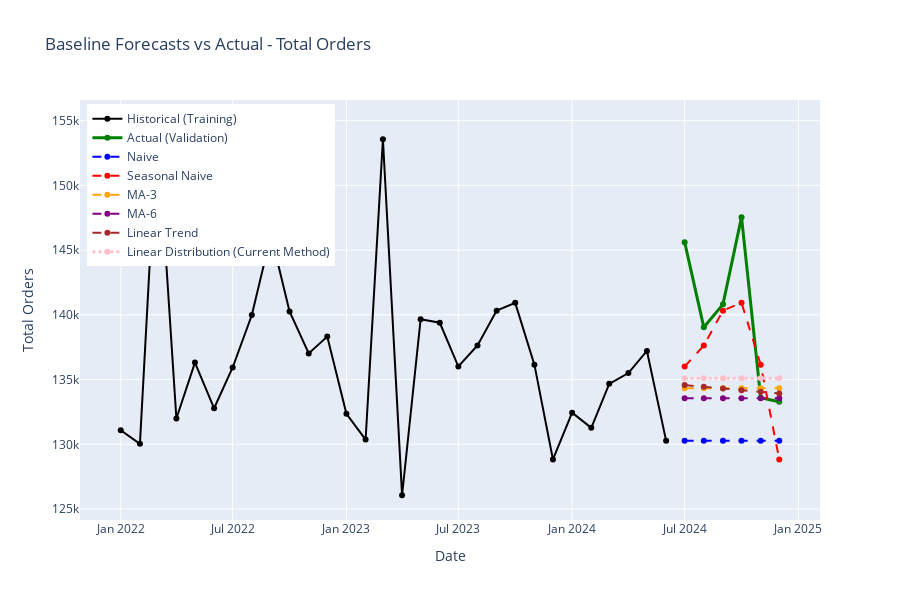
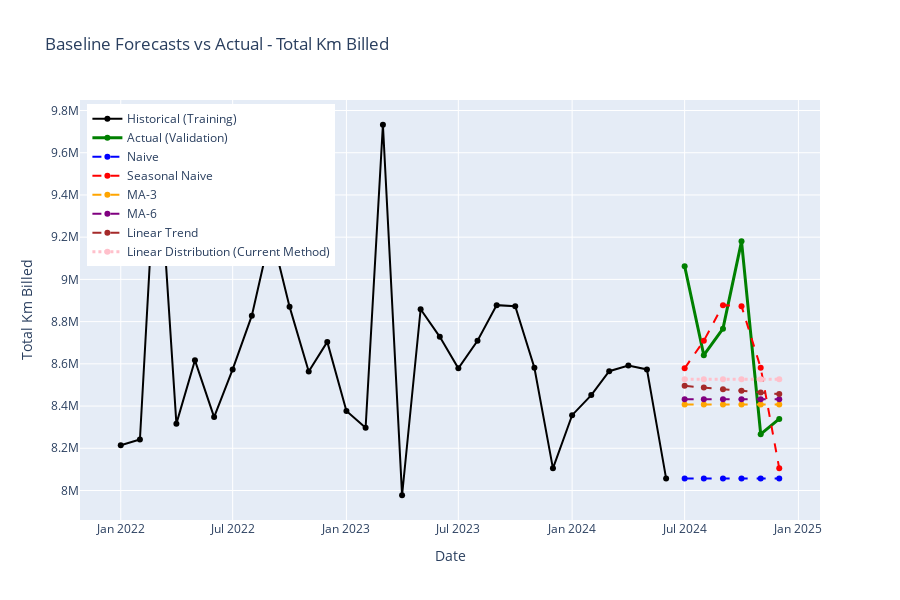
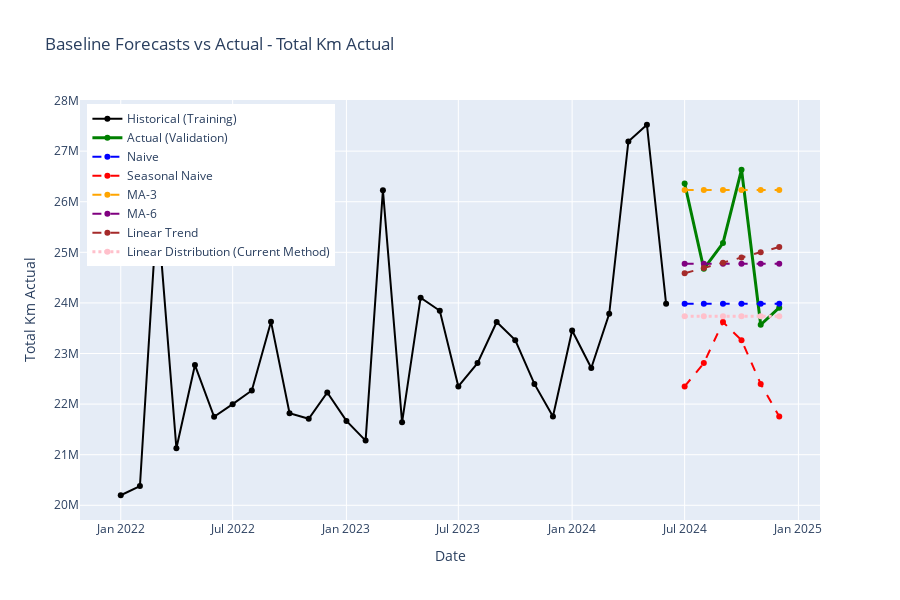
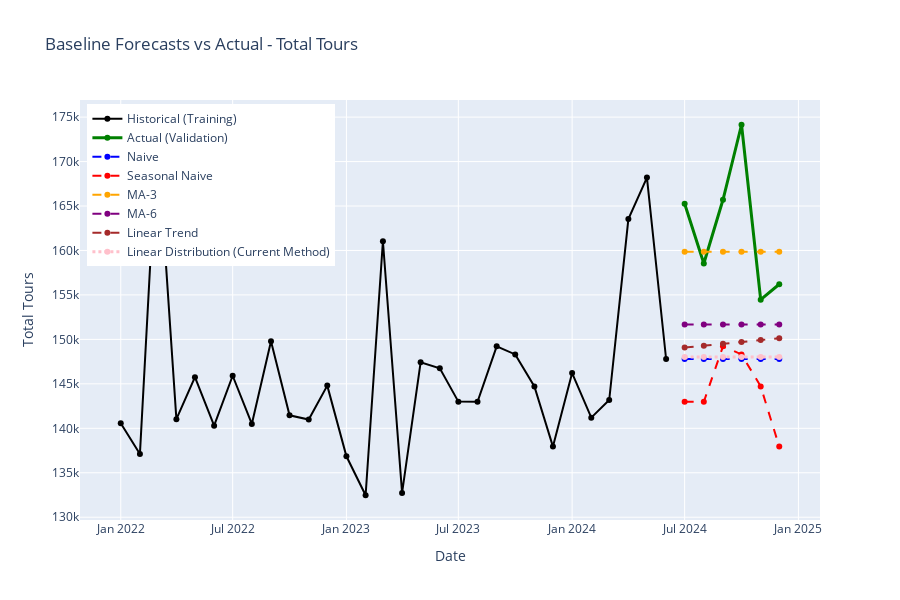

These figures' notebook cell, in order:
### Markdown cell above
## Section 8: Visualization

Plot actual vs forecasted values for each baseline method.

### Code cell
# Create comparison charts for each metric
for metric in target_metrics:
    fig = go.Figure()
    
    # Historical data (training)
    fig.add_trace(
        go.Scatter(
            x=train_df['date'],
            y=train_df[metric],
            mode='lines+markers',
            name='Historical (Training)',
            line=dict(color='black', width=2)
        )
    )
    
    # Actual validation values
    fig.add_trace(
        go.Scatter(
            x=val_df['date'],
            y=val_df[metric],
            mode='lines+markers',
            name='Actual (Validation)',
            line=dict(color='green', width=3)
        )
    )
    
    # Baseline forecasts
    colors = ['blue', 'red', 'orange', 'purple', 'brown', 'pink']
    for i, (model_name, forecasts) in enumerate(all_forecasts.items()):
        # Highlight Current Method with different line style
        line_style = dict(color=colors[i], width=3 if 'Current Method' in model_name else 2, 
                          dash='dot' if 'Current Method' in model_name else 'dash')
        
        fig.add_trace(
            go.Scatter(
                x=val_df['date'],
                y=forecasts[metric],
                mode='lines+markers',
                name=model_name,
                line=line_style
            )
        )
    
    fig.update_layout(
        title=f"Baseline Forecasts vs Actual - {metric.replace('_', ' ').title()}",
        xaxis_title="Date",
        yaxis_title=metric.replace('_', ' ').title(),
        height=600,
        hovermode='x unified',
        legend=dict(x=0.01, y=0.99)
    )
    
    fig.show()
    
    # Save to results
    results_dir = Path('../results')
    results_dir.mkdir(exist_ok=True)
    fig.write_html(results_dir / f'baseline_forecasts_{metric}.html')
    print(f"\n✓ Saved chart: results/baseline_forecasts_{metric}.html")

### Figure 1 — Plotly figure (JSON) as saved in the notebook; plotly's stock layout.template omitted (floating-point values rounded to 4 significant figures)
{"data": [{"line": {"color": "black", "width": 2}, "mode": "lines+markers", "name": "Historical (Training)", "type": "scatter", "x": ["2022-01-01T00:00:00", "2022-02-01T00:00:00", "2022-03-01T00:00:00", "2022-04-01T00:00:00", "2022-05-01T00:00:00", "2022-06-01T00:00:00", "2022-07-01T00:00:00", "2022-08-01T00:00:00", "2022-09-01T00:00:00", "2022-10-01T00:00:00", "2022-11-01T00:00:00", "2022-12-01T00:00:00", "2023-01-01T00:00:00", "2023-02-01T00:00:00", "2023-03-01T00:00:00", "2023-04-01T00:00:00", "2023-05-01T00:00:00", "2023-06-01T00:00:00", "2023-07-01T00:00:00", "2023-08-01T00:00:00", "2023-09-01T00:00:00", "2023-10-01T00:00:00", "2023-11-01T00:00:00", "2023-12-01T00:00:00", "2024-01-01T00:00:00", "2024-02-01T00:00:00", "2024-03-01T00:00:00", "2024-04-01T00:00:00", "2024-05-01T00:00:00", "2024-06-01T00:00:00"], "y": [131085, 130036, 154679, 131993, 136308, 132782, 135932, 139980, 146175, 140265, 137021, 138323, 132354, 130364, 153564, 126065, 139657, 139388, 136007, 137631, 140323, 140925, 136153, 128830, 132440, 131269, 134670, 135502, 137209, 130283]}, {"line": {"color": "green", "width": 3}, "mode": "lines+markers", "name": "Actual (Validation)", "type": "scatter", "x": ["2024-07-01T00:00:00", "2024-08-01T00:00:00", "2024-09-01T00:00:00", "2024-10-01T00:00:00", "2024-11-01T00:00:00", "2024-12-01T00:00:00"], "y": [145610, 139036, 140808, 147542, 133588, 133293]}, {"line": {"color": "blue", "dash": "dash", "width": 2}, "mode": "lines+markers", "name": "Naive", "type": "scatter", "x": ["2024-07-01T00:00:00", "2024-08-01T00:00:00", "2024-09-01T00:00:00", "2024-10-01T00:00:00", "2024-11-01T00:00:00", "2024-12-01T00:00:00"], "y": [130283, 130283, 130283, 130283, 130283, 130283]}, {"line": {"color": "red", "dash": "dash", "width": 2}, "mode": "lines+markers", "name": "Seasonal Naive", "type": "scatter", "x": ["2024-07-01T00:00:00", "2024-08-01T00:00:00", "2024-09-01T00:00:00", "2024-10-01T00:00:00", "2024-11-01T00:00:00", "2024-12-01T00:00:00"], "y": [136007, 137631, 140323, 140925, 136153, 128830]}, {"line": {"color": "orange", "dash": "dash", "width": 2}, "mode": "lines+markers", "name": "MA-3", "type": "scatter", "x": ["2024-07-01T00:00:00", "2024-08-01T00:00:00", "2024-09-01T00:00:00", "2024-10-01T00:00:00", "2024-11-01T00:00:00", "2024-12-01T00:00:00"], "y": [134300.0, 134300.0, 134300.0, 134300.0, 134300.0, 134300.0]}, {"line": {"color": "purple", "dash": "dash", "width": 2}, "mode": "lines+markers", "name": "MA-6", "type": "scatter", "x": ["2024-07-01T00:00:00", "2024-08-01T00:00:00", "2024-09-01T00:00:00", "2024-10-01T00:00:00", "2024-11-01T00:00:00", "2024-12-01T00:00:00"], "y": [133600.0, 133600.0, 133600.0, 133600.0, 133600.0, 133600.0]}, {"line": {"color": "brown", "dash": "dash", "width": 2}, "mode": "lines+markers", "name": "Linear Trend", "type": "scatter", "x": ["2024-07-01T00:00:00", "2024-08-01T00:00:00", "2024-09-01T00:00:00", "2024-10-01T00:00:00", "2024-11-01T00:00:00", "2024-12-01T00:00:00"], "y": [134600.0, 134400.0, 134300.0, 134200.0, 134100.0, 133900.0]}, {"line": {"color": "pink", "dash": "dot", "width": 3}, "mode": "lines+markers", "name": "Linear Distribution (Current Method)", "type": "scatter", "x": ["2024-07-01T00:00:00", "2024-08-01T00:00:00", "2024-09-01T00:00:00", "2024-10-01T00:00:00", "2024-11-01T00:00:00", "2024-12-01T00:00:00"], "y": [135100.0, 135100.0, 135100.0, 135100.0, 135100.0, 135100.0]}], "layout": {"height": 600, "hovermode": "x unified", "legend": {"x": 0.01, "y": 0.99}, "title": {"text": "Baseline Forecasts vs Actual - Total Orders"}, "xaxis": {"title": {"text": "Date"}}, "yaxis": {"title": {"text": "Total Orders"}}}}

### Figure 2 — Plotly figure (JSON) as saved in the notebook; plotly's stock layout.template omitted (floating-point values rounded to 4 significant figures)
{"data": [{"line": {"color": "black", "width": 2}, "mode": "lines+markers", "name": "Historical (Training)", "type": "scatter", "x": ["2022-01-01T00:00:00", "2022-02-01T00:00:00", "2022-03-01T00:00:00", "2022-04-01T00:00:00", "2022-05-01T00:00:00", "2022-06-01T00:00:00", "2022-07-01T00:00:00", "2022-08-01T00:00:00", "2022-09-01T00:00:00", "2022-10-01T00:00:00", "2022-11-01T00:00:00", "2022-12-01T00:00:00", "2023-01-01T00:00:00", "2023-02-01T00:00:00", "2023-03-01T00:00:00", "2023-04-01T00:00:00", "2023-05-01T00:00:00", "2023-06-01T00:00:00", "2023-07-01T00:00:00", "2023-08-01T00:00:00", "2023-09-01T00:00:00", "2023-10-01T00:00:00", "2023-11-01T00:00:00", "2023-12-01T00:00:00", "2024-01-01T00:00:00", "2024-02-01T00:00:00", "2024-03-01T00:00:00", "2024-04-01T00:00:00", "2024-05-01T00:00:00", "2024-06-01T00:00:00"], "y": [8215000.0, 8242000.0, 9707000.0, 8317000.0, 8617000.0, 8348000.0, 8574000.0, 8828000.0, 9228000.0, 8871000.0, 8564000.0, 8704000.0, 8377000.0, 8297000.0, 9733000.0, 7977000.0, 8859000.0, 8728000.0, 8579000.0, 8709000.0, 8878000.0, 8873000.0, 8581000.0, 8105000.0, 8357000.0, 8452000.0, 8565000.0, 8592000.0, 8573000.0, 8057000.0]}, {"line": {"color": "green", "width": 3}, "mode": "lines+markers", "name": "Actual (Validation)", "type": "scatter", "x": ["2024-07-01T00:00:00", "2024-08-01T00:00:00", "2024-09-01T00:00:00", "2024-10-01T00:00:00", "2024-11-01T00:00:00", "2024-12-01T00:00:00"], "y": [9062000.0, 8641000.0, 8767000.0, 9180000.0, 8267000.0, 8339000.0]}, {"line": {"color": "blue", "dash": "dash", "width": 2}, "mode": "lines+markers", "name": "Naive", "type": "scatter", "x": ["2024-07-01T00:00:00", "2024-08-01T00:00:00", "2024-09-01T00:00:00", "2024-10-01T00:00:00", "2024-11-01T00:00:00", "2024-12-01T00:00:00"], "y": [8057000.0, 8057000.0, 8057000.0, 8057000.0, 8057000.0, 8057000.0]}, {"line": {"color": "red", "dash": "dash", "width": 2}, "mode": "lines+markers", "name": "Seasonal Naive", "type": "scatter", "x": ["2024-07-01T00:00:00", "2024-08-01T00:00:00", "2024-09-01T00:00:00", "2024-10-01T00:00:00", "2024-11-01T00:00:00", "2024-12-01T00:00:00"], "y": [8579000.0, 8709000.0, 8878000.0, 8873000.0, 8581000.0, 8105000.0]}, {"line": {"color": "orange", "dash": "dash", "width": 2}, "mode": "lines+markers", "name": "MA-3", "type": "scatter", "x": ["2024-07-01T00:00:00", "2024-08-01T00:00:00", "2024-09-01T00:00:00", "2024-10-01T00:00:00", "2024-11-01T00:00:00", "2024-12-01T00:00:00"], "y": [8407000.0, 8407000.0, 8407000.0, 8407000.0, 8407000.0, 8407000.0]}, {"line": {"color": "purple", "dash": "dash", "width": 2}, "mode": "lines+markers", "name": "MA-6", "type": "scatter", "x": ["2024-07-01T00:00:00", "2024-08-01T00:00:00", "2024-09-01T00:00:00", "2024-10-01T00:00:00", "2024-11-01T00:00:00", "2024-12-01T00:00:00"], "y": [8433000.0, 8433000.0, 8433000.0, 8433000.0, 8433000.0, 8433000.0]}, {"line": {"color": "brown", "dash": "dash", "width": 2}, "mode": "lines+markers", "name": "Linear Trend", "type": "scatter", "x": ["2024-07-01T00:00:00", "2024-08-01T00:00:00", "2024-09-01T00:00:00", "2024-10-01T00:00:00", "2024-11-01T00:00:00", "2024-12-01T00:00:00"], "y": [8496000.0, 8488000.0, 8480000.0, 8472000.0, 8464000.0, 8457000.0]}, {"line": {"color": "pink", "dash": "dot", "width": 3}, "mode": "lines+markers", "name": "Linear Distribution (Current Method)", "type": "scatter", "x": ["2024-07-01T00:00:00", "2024-08-01T00:00:00", "2024-09-01T00:00:00", "2024-10-01T00:00:00", "2024-11-01T00:00:00", "2024-12-01T00:00:00"], "y": [8527000.0, 8527000.0, 8527000.0, 8527000.0, 8527000.0, 8527000.0]}], "layout": {"height": 600, "hovermode": "x unified", "legend": {"x": 0.01, "y": 0.99}, "title": {"text": "Baseline Forecasts vs Actual - Total Km Billed"}, "xaxis": {"title": {"text": "Date"}}, "yaxis": {"title": {"text": "Total Km Billed"}}}}

### Figure 3 — Plotly figure (JSON) as saved in the notebook; plotly's stock layout.template omitted (floating-point values rounded to 4 significant figures)
{"data": [{"line": {"color": "black", "width": 2}, "mode": "lines+markers", "name": "Historical (Training)", "type": "scatter", "x": ["2022-01-01T00:00:00", "2022-02-01T00:00:00", "2022-03-01T00:00:00", "2022-04-01T00:00:00", "2022-05-01T00:00:00", "2022-06-01T00:00:00", "2022-07-01T00:00:00", "2022-08-01T00:00:00", "2022-09-01T00:00:00", "2022-10-01T00:00:00", "2022-11-01T00:00:00", "2022-12-01T00:00:00", "2023-01-01T00:00:00", "2023-02-01T00:00:00", "2023-03-01T00:00:00", "2023-04-01T00:00:00", "2023-05-01T00:00:00", "2023-06-01T00:00:00", "2023-07-01T00:00:00", "2023-08-01T00:00:00", "2023-09-01T00:00:00", "2023-10-01T00:00:00", "2023-11-01T00:00:00", "2023-12-01T00:00:00", "2024-01-01T00:00:00", "2024-02-01T00:00:00", "2024-03-01T00:00:00", "2024-04-01T00:00:00", "2024-05-01T00:00:00", "2024-06-01T00:00:00"], "y": [20198490, 20379620, 25887050, 21125790, 22771490, 21750220, 21999330, 22269230, 23629340, 21818250, 21709400, 22228570, 21668170, 21278450, 26229150, 21639230, 24102710, 23844610, 22348950, 22810080, 23621900, 23264020, 22399270, 21754400, 23453870, 22714260, 23785540, 27192583, 27521494, 23982497]}, {"line": {"color": "green", "width": 3}, "mode": "lines+markers", "name": "Actual (Validation)", "type": "scatter", "x": ["2024-07-01T00:00:00", "2024-08-01T00:00:00", "2024-09-01T00:00:00", "2024-10-01T00:00:00", "2024-11-01T00:00:00", "2024-12-01T00:00:00"], "y": [26360191, 24674287, 25182619, 26633409, 23568028, 23906663]}, {"line": {"color": "blue", "dash": "dash", "width": 2}, "mode": "lines+markers", "name": "Naive", "type": "scatter", "x": ["2024-07-01T00:00:00", "2024-08-01T00:00:00", "2024-09-01T00:00:00", "2024-10-01T00:00:00", "2024-11-01T00:00:00", "2024-12-01T00:00:00"], "y": [23982497, 23982497, 23982497, 23982497, 23982497, 23982497]}, {"line": {"color": "red", "dash": "dash", "width": 2}, "mode": "lines+markers", "name": "Seasonal Naive", "type": "scatter", "x": ["2024-07-01T00:00:00", "2024-08-01T00:00:00", "2024-09-01T00:00:00", "2024-10-01T00:00:00", "2024-11-01T00:00:00", "2024-12-01T00:00:00"], "y": [22348950, 22810080, 23621900, 23264020, 22399270, 21754400]}, {"line": {"color": "orange", "dash": "dash", "width": 2}, "mode": "lines+markers", "name": "MA-3", "type": "scatter", "x": ["2024-07-01T00:00:00", "2024-08-01T00:00:00", "2024-09-01T00:00:00", "2024-10-01T00:00:00", "2024-11-01T00:00:00", "2024-12-01T00:00:00"], "y": [26230000.0, 26230000.0, 26230000.0, 26230000.0, 26230000.0, 26230000.0]}, {"line": {"color": "purple", "dash": "dash", "width": 2}, "mode": "lines+markers", "name": "MA-6", "type": "scatter", "x": ["2024-07-01T00:00:00", "2024-08-01T00:00:00", "2024-09-01T00:00:00", "2024-10-01T00:00:00", "2024-11-01T00:00:00", "2024-12-01T00:00:00"], "y": [24780000.0, 24780000.0, 24780000.0, 24780000.0, 24780000.0, 24780000.0]}, {"line": {"color": "brown", "dash": "dash", "width": 2}, "mode": "lines+markers", "name": "Linear Trend", "type": "scatter", "x": ["2024-07-01T00:00:00", "2024-08-01T00:00:00", "2024-09-01T00:00:00", "2024-10-01T00:00:00", "2024-11-01T00:00:00", "2024-12-01T00:00:00"], "y": [24590000.0, 24690000.0, 24790000.0, 24900000.0, 25000000.0, 25100000.0]}, {"line": {"color": "pink", "dash": "dot", "width": 3}, "mode": "lines+markers", "name": "Linear Distribution (Current Method)", "type": "scatter", "x": ["2024-07-01T00:00:00", "2024-08-01T00:00:00", "2024-09-01T00:00:00", "2024-10-01T00:00:00", "2024-11-01T00:00:00", "2024-12-01T00:00:00"], "y": [23740000.0, 23740000.0, 23740000.0, 23740000.0, 23740000.0, 23740000.0]}], "layout": {"height": 600, "hovermode": "x unified", "legend": {"x": 0.01, "y": 0.99}, "title": {"text": "Baseline Forecasts vs Actual - Total Km Actual"}, "xaxis": {"title": {"text": "Date"}}, "yaxis": {"title": {"text": "Total Km Actual"}}}}

### Figure 4 — Plotly figure (JSON) as saved in the notebook; plotly's stock layout.template omitted (floating-point values rounded to 4 significant figures)
{"data": [{"line": {"color": "black", "width": 2}, "mode": "lines+markers", "name": "Historical (Training)", "type": "scatter", "x": ["2022-01-01T00:00:00", "2022-02-01T00:00:00", "2022-03-01T00:00:00", "2022-04-01T00:00:00", "2022-05-01T00:00:00", "2022-06-01T00:00:00", "2022-07-01T00:00:00", "2022-08-01T00:00:00", "2022-09-01T00:00:00", "2022-10-01T00:00:00", "2022-11-01T00:00:00", "2022-12-01T00:00:00", "2023-01-01T00:00:00", "2023-02-01T00:00:00", "2023-03-01T00:00:00", "2023-04-01T00:00:00", "2023-05-01T00:00:00", "2023-06-01T00:00:00", "2023-07-01T00:00:00", "2023-08-01T00:00:00", "2023-09-01T00:00:00", "2023-10-01T00:00:00", "2023-11-01T00:00:00", "2023-12-01T00:00:00", "2024-01-01T00:00:00", "2024-02-01T00:00:00", "2024-03-01T00:00:00", "2024-04-01T00:00:00", "2024-05-01T00:00:00", "2024-06-01T00:00:00"], "y": [140560, 137120, 173010, 141030, 145750, 140290, 145910, 140490, 149780, 141460, 140990, 144800, 136850, 132470, 161040, 132730, 147420, 146740, 143000, 142980, 149220, 148310, 144710, 137940, 146210, 141200, 143180, 163537, 168201, 147796]}, {"line": {"color": "green", "width": 3}, "mode": "lines+markers", "name": "Actual (Validation)", "type": "scatter", "x": ["2024-07-01T00:00:00", "2024-08-01T00:00:00", "2024-09-01T00:00:00", "2024-10-01T00:00:00", "2024-11-01T00:00:00", "2024-12-01T00:00:00"], "y": [165253, 158532, 165704, 174141, 154462, 156200]}, {"line": {"color": "blue", "dash": "dash", "width": 2}, "mode": "lines+markers", "name": "Naive", "type": "scatter", "x": ["2024-07-01T00:00:00", "2024-08-01T00:00:00", "2024-09-01T00:00:00", "2024-10-01T00:00:00", "2024-11-01T00:00:00", "2024-12-01T00:00:00"], "y": [147796, 147796, 147796, 147796, 147796, 147796]}, {"line": {"color": "red", "dash": "dash", "width": 2}, "mode": "lines+markers", "name": "Seasonal Naive", "type": "scatter", "x": ["2024-07-01T00:00:00", "2024-08-01T00:00:00", "2024-09-01T00:00:00", "2024-10-01T00:00:00", "2024-11-01T00:00:00", "2024-12-01T00:00:00"], "y": [143000, 142980, 149220, 148310, 144710, 137940]}, {"line": {"color": "orange", "dash": "dash", "width": 2}, "mode": "lines+markers", "name": "MA-3", "type": "scatter", "x": ["2024-07-01T00:00:00", "2024-08-01T00:00:00", "2024-09-01T00:00:00", "2024-10-01T00:00:00", "2024-11-01T00:00:00", "2024-12-01T00:00:00"], "y": [159800.0, 159800.0, 159800.0, 159800.0, 159800.0, 159800.0]}, {"line": {"color": "purple", "dash": "dash", "width": 2}, "mode": "lines+markers", "name": "MA-6", "type": "scatter", "x": ["2024-07-01T00:00:00", "2024-08-01T00:00:00", "2024-09-01T00:00:00", "2024-10-01T00:00:00", "2024-11-01T00:00:00", "2024-12-01T00:00:00"], "y": [151700.0, 151700.0, 151700.0, 151700.0, 151700.0, 151700.0]}, {"line": {"color": "brown", "dash": "dash", "width": 2}, "mode": "lines+markers", "name": "Linear Trend", "type": "scatter", "x": ["2024-07-01T00:00:00", "2024-08-01T00:00:00", "2024-09-01T00:00:00", "2024-10-01T00:00:00", "2024-11-01T00:00:00", "2024-12-01T00:00:00"], "y": [149100.0, 149300.0, 149500.0, 149700.0, 149900.0, 150100.0]}, {"line": {"color": "pink", "dash": "dot", "width": 3}, "mode": "lines+markers", "name": "Linear Distribution (Current Method)", "type": "scatter", "x": ["2024-07-01T00:00:00", "2024-08-01T00:00:00", "2024-09-01T00:00:00", "2024-10-01T00:00:00", "2024-11-01T00:00:00", "2024-12-01T00:00:00"], "y": [148000.0, 148000.0, 148000.0, 148000.0, 148000.0, 148000.0]}], "layout": {"height": 600, "hovermode": "x unified", "legend": {"x": 0.01, "y": 0.99}, "title": {"text": "Baseline Forecasts vs Actual - Total Tours"}, "xaxis": {"title": {"text": "Date"}}, "yaxis": {"title": {"text": "Total Tours"}}}}
